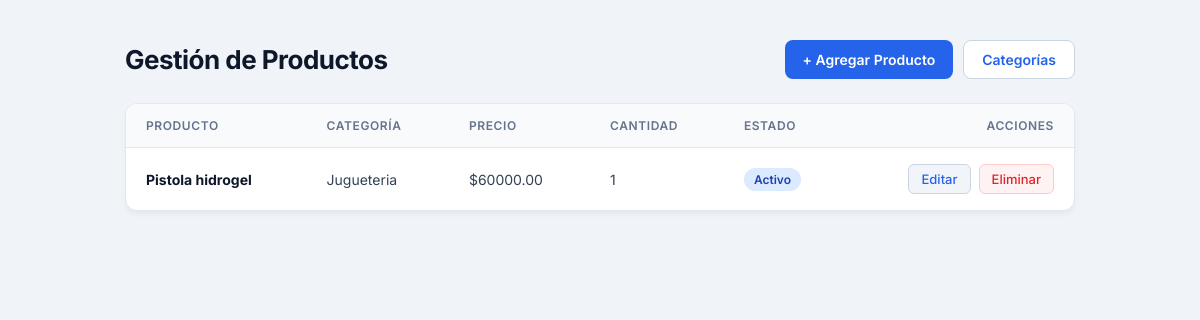
Before: / with the older database file.
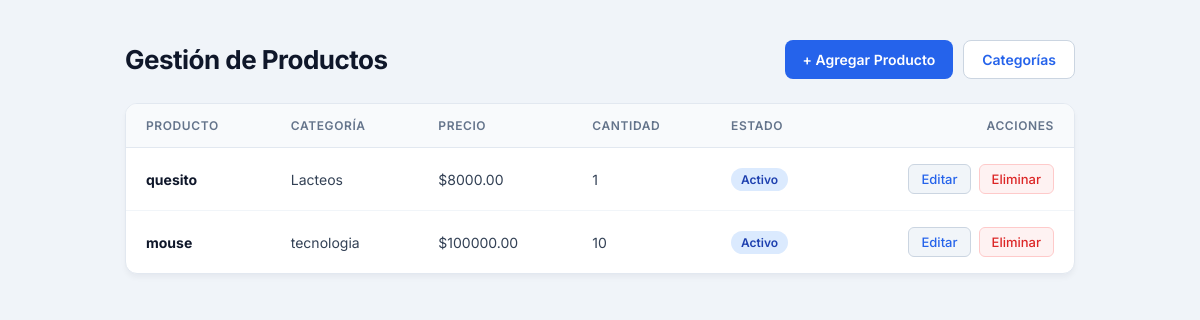
After: the same page with the newer database file.
### productos/models.py (models this page shows, shortened)
class Producto(models.Model):
    nombre = models.CharField(max_length=100)
    categoria = models.ForeignKey(Categoria, on_delete=models.CASCADE, related_name='productos')
    precio = models.DecimalField(max_digits=10, decimal_places=2)
    cantidad = models.IntegerField()
    estado = models.BooleanField(default=True)

class Categoria(models.Model):
    nombre = models.CharField(max_length=100)
    descripcion = models.TextField(blank=True, null=True)

### productos/views.py (the view)
# urls.py: path('', views.listar_productos, name='listar_productos'),
def listar_productos(request):
    productos = Producto.objects.all()
    return render(request, 'productos/listado.html', {'productos': productos})

### productos/templates/productos/listado.html (shortened to what this page needs)
<!DOCTYPE html>
<html lang="es">
<head>
</head>
<body>
    <div class="wrapper">
        <div class="top-bar">
            <h1>Gestión de Productos</h1>
            <div class="button-group">
                <a href="{% url 'registrar_producto' %}" class="btn btn-primary">+ Agregar Producto</a>
                <a href="{% url 'listar_categorias' %}" class="btn btn-outline">Categorías</a>
            </div>
        </div>
        <div class="card-table">
            {% if productos %}
            <table>
                <thead>
                    <tr>
                        <th>Producto</th>
                        <th>Categoría</th>
                        <th>Precio</th>
                        <th>Cantidad</th>
                        <th>Estado</th>
                        <th style="text-align: right;">Acciones</th>
                    </tr>
                </thead>
                <tbody>
                    {% for p in productos %}
                    <tr>
                        <td><strong style="color: #0f172a;">{{ p.nombre }}</strong></td>
                        <td>{{ p.categoria.nombre }}</td>
                        <td>${{ p.precio }}</td>
                        <td>{{ p.cantidad }}</td>
                        <td>
                            {% if p.estado %}
                            <span class="tag tag-active">Activo</span>
                            {% else %}
                            <span class="tag tag-inactive">Inactivo</span>
                            {% endif %}
                        </td>
                        <td style="text-align: right;">
                            <div class="actions-group" style="justify-content: flex-end;">
                                <a href="{% url 'editar_producto' p.id %}" class="btn-action btn-edit">Editar</a>
                                <a href="{% url 'eliminar_producto' p.id %}" class="btn-action btn-delete" onclick="return confirm('¿Seguro que deseas eliminar este producto?');">Eliminar</a>
                            </div>
                        </td>
                    </tr>
                    {% endfor %}
                </tbody>
            </table>
            {% else %}
            <div class="empty-msg">
                <p>No existen productos registrados actualmente.</p>
            </div>
            {% endif %}
        </div>
    </div>
</body>
</html>

### productos/templates/productos/listado.html (style rules this page uses)
body { font-family: 'Inter', sans-serif; background-color: #f0f4f9; color: #1e293b; margin: 0; padding: 40px 20px; min-height: 100vh; display: flex; flex-direction: column; align-items: center; box-sizing: border-box; }
.wrapper { width: 100%; max-width: 950px; }
.top-bar { display: flex; justify-content: space-between; align-items: center; margin-bottom: 24px; flex-wrap: wrap; gap: 16px; }
h1 { margin: 0; font-size: 26px; font-weight: 700; color: #0f172a; letter-spacing: -0.02em; }
.button-group { display: flex; gap: 10px; }
.btn { display: inline-flex; align-items: center; padding: 10px 18px; border-radius: 8px; font-size: 14px; font-weight: 600; text-decoration: none; transition: all 0.2s ease; }
.btn-primary { background-color: #2563eb; color: #ffffff; }
.btn-outline { background-color: #ffffff; color: #2563eb; border: 1px solid #cbd5e1; }
.card-table { background: #ffffff; border-radius: 12px; border: 1px solid #e2e8f0; box-shadow: 0 4px 6px -1px rgba(15, 23, 42, 0.05); overflow: hidden; }
table { width: 100%; border-collapse: collapse; text-align: left; }
thead { background-color: #f8fafc; border-bottom: 1px solid #e2e8f0; }
th { padding: 14px 20px; font-size: 12px; font-weight: 600; color: #64748b; text-transform: uppercase; letter-spacing: 0.05em; }
td { padding: 16px 20px; font-size: 14px; color: #334155; border-bottom: 1px solid #f1f5f9; }
tbody tr:last-child td { border-bottom: none; }
.tag { display: inline-block; padding: 4px 10px; border-radius: 20px; font-size: 12px; font-weight: 600; }
.tag-active { background-color: #dbeafe; color: #1e40af; }
.actions-group { display: flex; gap: 8px; }
.btn-action { font-size: 13px; padding: 6px 12px; border-radius: 6px; text-decoration: none; font-weight: 500; transition: background-color 0.2s ease, color 0.2s ease; }
.btn-edit { background-color: #f1f5f9; color: #2563eb; border: 1px solid #cbd5e1; }
.btn-delete { background-color: #fef2f2; color: #dc2626; border: 1px solid #fecaca; }

Changed rows visible on the page:
removed Producto: nombre "Pistola hidrogel", categoria.nombre "Jugueteria", precio "60000.00", cantidad "1", estado "Activo"
added Producto: nombre "quesito", categoria.nombre "Lacteos", precio "8000.00", cantidad "1", estado "Activo"
added Producto: nombre "mouse", categoria.nombre "tecnologia", precio "100000.00", cantidad "10", estado "Activo"
